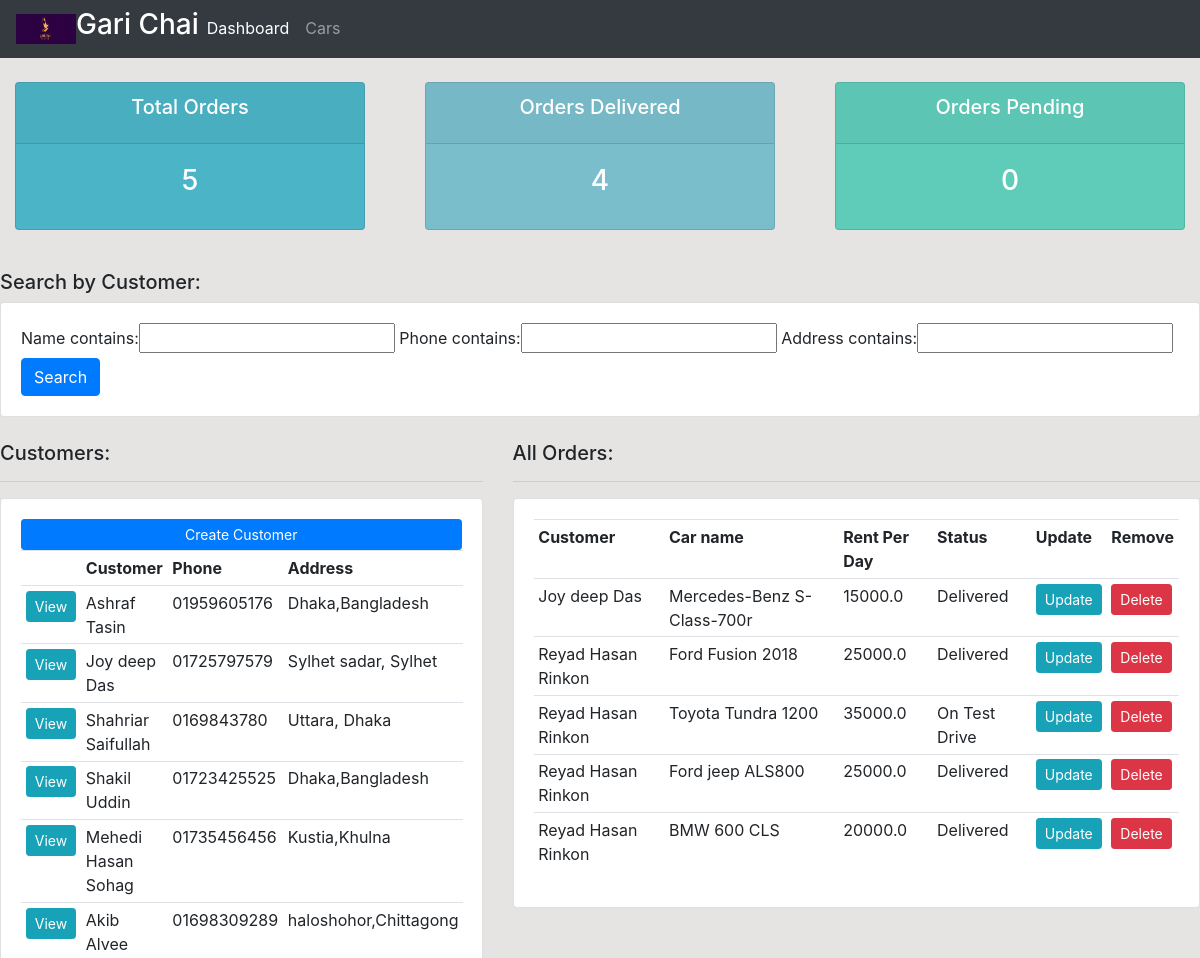
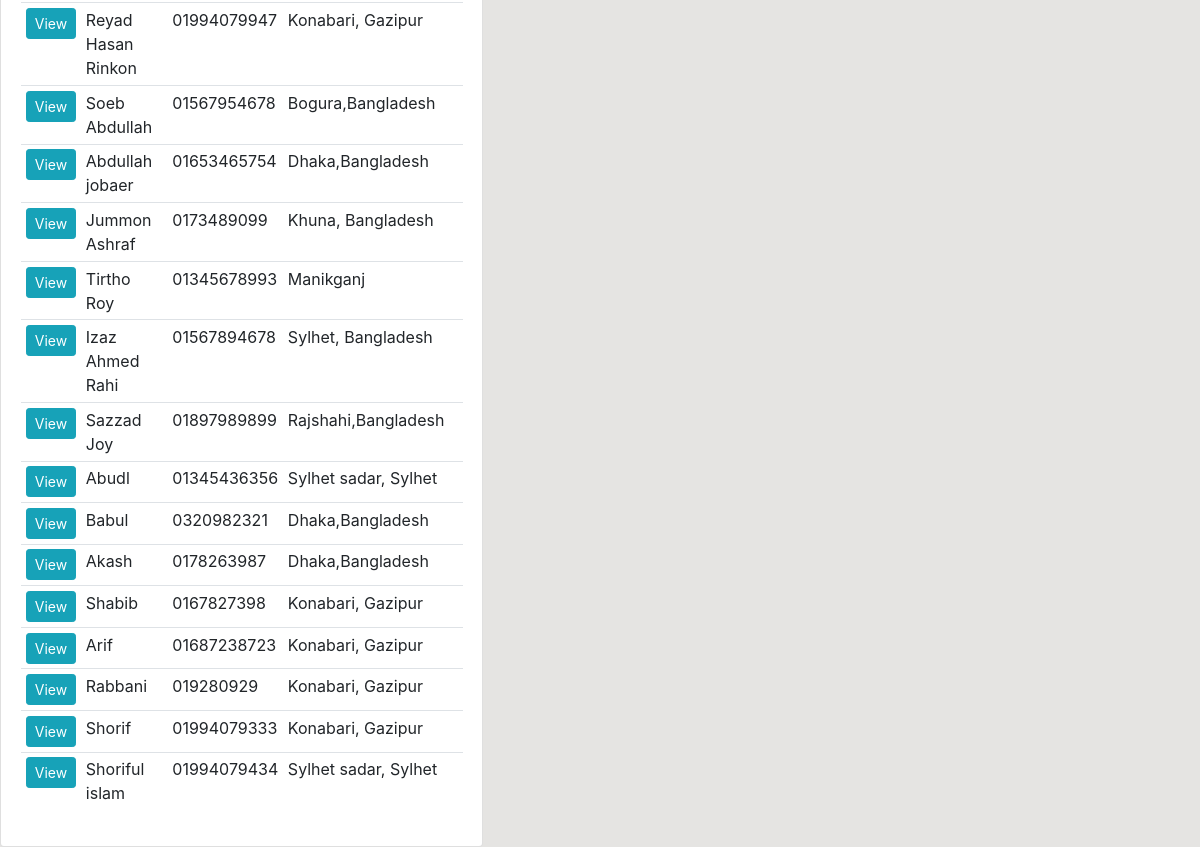
The page / on the database its author committed (2 pictures, top to bottom).
### accounts/models.py (models this page shows, shortened)
class Customer(models.Model):
    name = models.CharField(max_length=200)
    phone = models.CharField(max_length=200, null = True)
    address = models.CharField(max_length=400, null = True)
    email = models.CharField(max_length=200, null = True)
    date_created = models.DateTimeField(auto_now_add= True)
    def __str__(self):
        return self.name

class Order(models.Model):
    STATUS = (
                ('Unavailable' , 'Unavailable'),
                ('On Test Drive', 'On Test Drive'),
                ('Delivered', 'Delivered'),
             )
    customer = models.ForeignKey(Customer, null = True , on_delete = models.SET_NULL)
    product = models.ForeignKey(Product, null = True , on_delete = models.SET_NULL)
    date_created =  models.DateTimeField(auto_now_add= True)
    status = models.CharField(max_length = 200, null = True, choices = STATUS)
    note = models.CharField(max_length = 1000, null = True)

class Product(models.Model):
    CATEGORY = (
                ('Sadan', 'Sadan'),
                ('SUV', 'SUV'),
                )
    name = models.CharField(max_length=200)
    price = models.FloatField(null = True)
    category = models.CharField(max_length=200, null = True, choices = CATEGORY)
    description = models.CharField(max_length=200, null = True, blank = True)
    date_created =  models.DateTimeField(auto_now_add= True)
    tags = models.ManyToManyField(Tag)
    link= models.CharField(max_length=200, null = True, blank = True)
    def __str__(self):
        return self.name

### accounts/views.py (the view)
# urls.py: path('', views.home, name="home"),
def home(request):
    orders = Order.objects.all()
    customers = Customer.objects.all()
    total_customers = customers.count()
    total_orders = orders.count()
    delivered = orders.filter(status='Delivered').count()
    pending = orders.filter(status='Pending').count()
    myFilter = CustomerFilter(request.GET, queryset = customers)
    customers = myFilter.qs
    context = {'orders':orders, 'customers':customers,
    'total_customers': total_customers, 'total_orders':total_orders,
    'delivered': delivered, 'pending': pending, 'myFilter': myFilter}
    return render(request, 'accounts/dashboard.html',context)

### accounts/templates/accounts/dashboard.html
{% extends 'accounts/main.html' %}
{% block content %}
{% include 'accounts/status.html' %}
<br>
<h5>Search by Customer:</h5>
<div class="row">
<div class="col">
  <div class="card card-body">
    <form method="get">
      {{myFilter.form}}
      <button class="btn btn-primary" type="submit">Search</button>
    </form>
  </div>
</div>
</div>
<br>
<div class ="row">
  <div class="col-md-5">
    <h5>Customers:</h5>
    <hr>
    <div class="card card-body">
      <a class="btn btn-primary btn-sm btn-block" href="{% url 'create_customer' %}">Create Customer</a>
      <table class="table table-sm">
        <tr>
          <th></th>
          <th>Customer</th>
          <th>Phone</th>
          <th>Address</th>
        </tr>
        {% for customer in customers %}
         <tr>
           <td><a class="btn btn-sm btn-info" href="{% url 'customer' customer.id %}">View</a></td>
           <td>{{customer.name}}</td>
           <td>{{customer.phone}}</td>
           <td>{{customer.address}}</td>
         </tr>
        {% endfor %}
      </table>
    </div>
  </div>
  <div class="col-md-7">
    <h5>All Orders:</h5>
    <hr>
    <div class="card card-body">
      <table class="table table-sm">
        <tr>
          <th>Customer</th>
          <th>Car name</th>
          <th>Rent Per Day</th>
          <th>Status</th>
          <th>Update</th>
          <th>Remove</th>
        </tr>
        {% for order in orders %}
         <tr>
           <td>{{order.customer}}</td>
           <td>{{order.product}}</td>
           <td>{{order.product.price}}</td>
           <td>{{order.status}}</td>
           <td><a  class="btn btn-sm btn-info"  href="{% url 'update_order' order.id %}">Update</a></td>
           <td><a  class="btn btn-sm btn-danger"  href="{% url 'delete_order' order.id %}">Delete</a></td>
         </tr>
        {% endfor %}
      </table>
    </div>
  </div>
{% endblock %}

### accounts/templates/accounts/main.html (shortened to what this page needs)
{% load static %}
<!DOCTYPE html>
<html>
  <head>
    <link rel="stylesheet" href="https://stackpath.bootstrapcdn.com/bootstrap/4.4.1/css/bootstrap.min.css">
    <link rel="stylesheet" type="text/css" href="{% static '/css/main.css' %}">
  </head>
  <body>
    {% include 'accounts/navbar.html' %}
    {% block content %}
    {% endblock %}
  </body>
</html>

### accounts/templates/accounts/navbar.html (shortened to what this page needs)
{% load static %}
<nav class="navbar navbar-expand-lg navbar-dark bg-dark">
<img src="{% static 'images/logo.jpg' %}" width="60" height="30">
  <div class="collapse navbar-collapse" id="navbarNav">
    <ul class="navbar-nav">
      <li style="color:White;">
        <h3 >Gari Chai </h3>
      </li>
      <li class="nav-item active">
        <a class="nav-link" href="{% url 'home' %}">Dashboard</a>
      </li>
      <li class="nav-item">
        <a class="nav-link" href="{% url 'products' %}">Cars</a>
      </li>
    </ul>
  </div>
</nav>

### accounts/templates/accounts/status.html
<br>
<div class="row">
  <div class="col">
    <div class="col-md">
      <div class="card text-center text-white mb-3" id="total-orders">
        <div class="card-header">
          <h5 class="card-title">Total Orders</h5>
        </div>
        <div class="card-body">
          <h3 class="card-title">{{total_orders}}</h3>
        </div>
      </div>
    </div>
  </div>
  <div class="col">
    <div class="col-md">
      <div class="card text-center text-white mb-3" id="orders-delivered">
        <div class="card-header">
          <h5 class="card-title">Orders Delivered</h5>
        </div>
        <div class="card-body">
          <h3 class="card-title">{{delivered}}</h3>
        </div>
      </div>
    </div>
  </div>
  <div class="col">
    <div class="col-md">
      <div class="card text-center text-white mb-3" id="orders-pending">
        <div class="card-header">
          <h5 class="card-title">Orders Pending</h5>
        </div>
        <div class="card-body">
          <h3 class="card-title">{{pending}}</h3>
        </div>
      </div>
    </div>
  </div>
</div>

### static/css/main.css (style rules this page uses)
body { background-color: #E5E4E2; }
#total-orders { background-color: #4cb4c7; }
#orders-delivered { background-color: #7abecc; }
#orders-pending { background-color: #5fccba; }

### rows shown on the page
Customer: name "Ashraf Tasin", phone "01959605176", address "Dhaka,Bangladesh"
Customer: name "Joy deep Das", phone "01725797579", address "Sylhet sadar, Sylhet"
Customer: name "Shahriar Saifullah", phone "0169843780", address "Uttara, Dhaka"
Customer: name "Shakil Uddin", phone "01723425525", address "Dhaka,Bangladesh"
Customer: name "Mehedi Hasan Sohag", phone "01735456456", address "Kustia,Khulna"
Customer: name "Akib Alvee", phone "01698309289", address "haloshohor,Chittagong"
Customer: name "Reyad Hasan Rinkon", phone "01994079947", address "Konabari, Gazipur"
Customer: name "Soeb Abdullah", phone "01567954678", address "Bogura,Bangladesh"
Customer: name "Abdullah jobaer", phone "01653465754", address "Dhaka,Bangladesh"
Customer: name "Jummon Ashraf", phone "0173489099", address "Khuna, Bangladesh"
Customer: name "Tirtho Roy", phone "01345678993", address "Manikganj"
Customer: name "Izaz Ahmed Rahi", phone "01567894678", address "Sylhet, Bangladesh"
Customer: name "Sazzad Joy", phone "01897989899", address "Rajshahi,Bangladesh"
Customer: name "Abudl", phone "01345436356", address "Sylhet sadar, Sylhet"
Customer: name "Babul", phone "0320982321", address "Dhaka,Bangladesh"
Customer: name "Akash", phone "0178263987", address "Dhaka,Bangladesh"
Customer: name "Shabib", phone "0167827398", address "Konabari, Gazipur"
Customer: name "Arif", phone "01687238723", address "Konabari, Gazipur"
Customer: name "Rabbani", phone "019280929", address "Konabari, Gazipur"
Customer: name "Shorif", phone "01994079333", address "Konabari, Gazipur"
Customer: name "Shoriful islam", phone "01994079434", address "Sylhet sadar, Sylhet"
Order: customer "Joy deep Das", product "Mercedes-Benz S-Class-700r", product.price "15000.0", status "Delivered"
Order: customer "Reyad Hasan Rinkon", product "Ford Fusion 2018", product.price "25000.0", status "Delivered"
Order: customer "Reyad Hasan Rinkon", product "Toyota Tundra 1200", product.price "35000.0", status "On Test Drive"
Order: customer "Reyad Hasan Rinkon", product "Ford jeep ALS800", product.price "25000.0", status "Delivered"
Order: customer "Reyad Hasan Rinkon", product "BMW 600 CLS", product.price "20000.0", status "Delivered"

### other values the page prints
{{ total_orders }} "5"
{{ delivered }} "4"
{{ pending }} "0"
